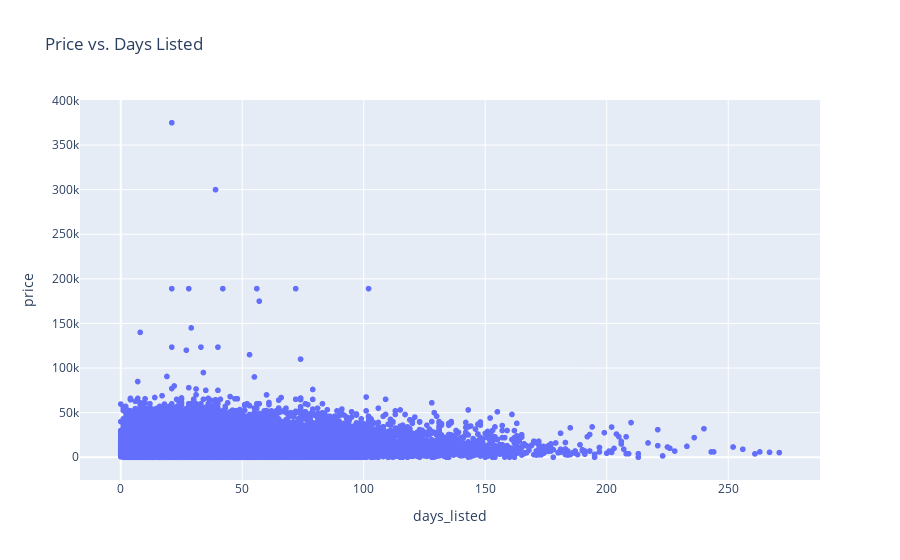

The cell this chart's notebook holds for it:
### Code cell
#Scatterplot of price data vs days listed
fig_scatter = px.scatter(df, x='days_listed', y='price', title='Price vs. Days Listed')
fig_scatter.show()

### Figure 1 — Plotly figure (JSON) as saved in the notebook; plotly's stock layout.template omitted (floating-point values rounded to 4 significant figures; data arrays with more than 128 entries replaced by an {"elided": "..."} marker saying what was removed)
{"data": [{"hovertemplate": "days_listed=%{x}<br>price=%{y}<extra></extra>", "legendgroup": "", "marker": {"color": "#636efa", "symbol": "circle"}, "mode": "markers", "name": "", "showlegend": false, "type": "scattergl", "x": {"elided": "51525 int values"}, "xaxis": "x", "y": {"elided": "51525 int values"}, "yaxis": "y"}], "layout": {"legend": {"tracegroupgap": 0}, "title": {"text": "Price vs. Days Listed"}, "xaxis": {"anchor": "y", "domain": [0, 1], "title": {"text": "days_listed"}}, "yaxis": {"anchor": "x", "domain": [0, 1], "title": {"text": "price"}}}}
